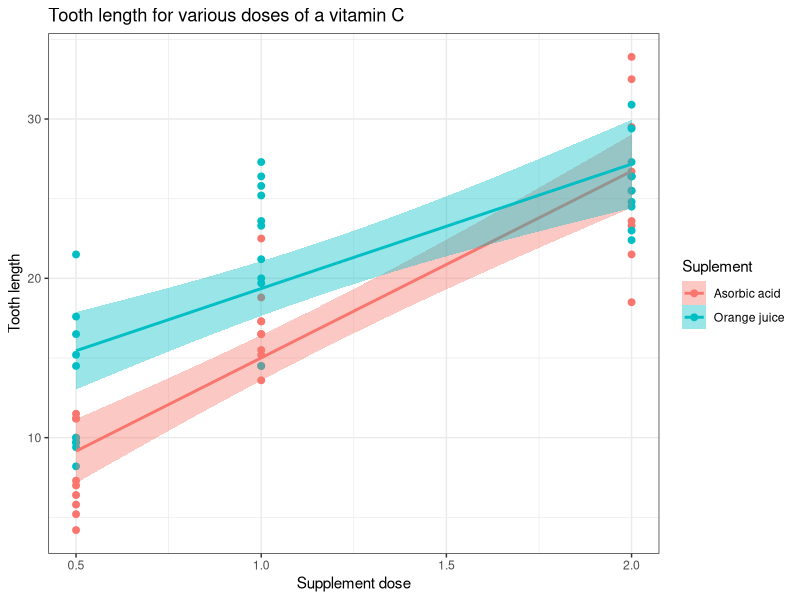
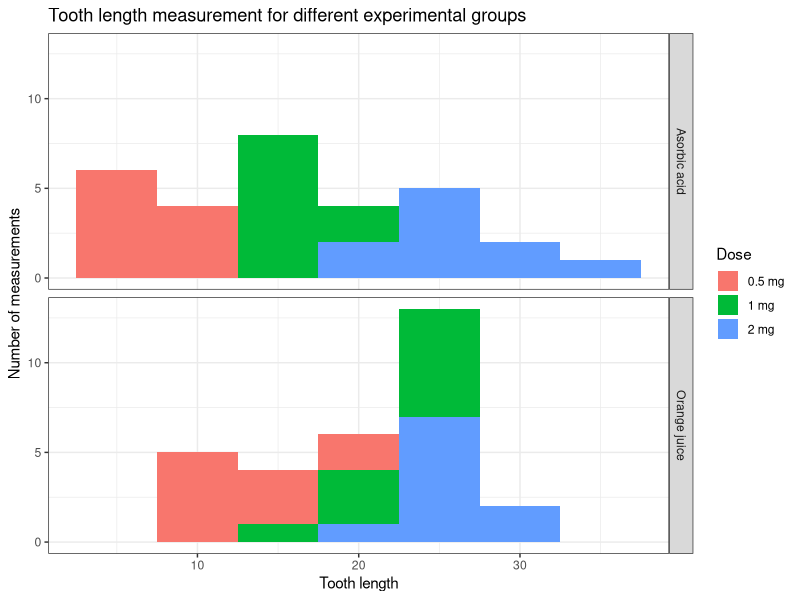
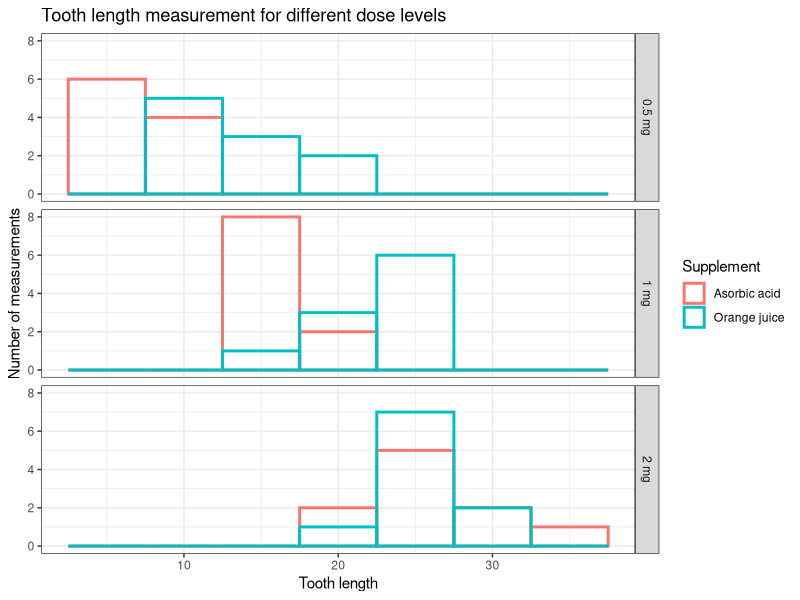

Reproduce these figures in R, in order.
## ---- chunk 1
# Set the output options for large and small numbers                             
options(scipen = 5, digits = 2)                                                                                                                                                                                                           
## ---- chunk 2
library(ggplot2)
library(datasets)
library(dplyr)
library(xtable)
## ---- chunk 3
data(ToothGrowth)
## ---- chunk 4
# mutate the data frame with labels for printing and filtering the dataset
supp.names <- c('OJ'='Orange juice', 'VC'='Asorbic acid')
ToothGrowth <- mutate(ToothGrowth, supp.label=as.factor(supp.names[supp]),
                      dose.label=as.factor(paste(as.character(dose), 'mg')))
## ---- chunk 5
ggplot(ToothGrowth, aes(x=dose, y=len)) +
  geom_point(aes(color=supp.label), size=2) + theme_bw() +
  stat_smooth(method=lm, aes(color=supp.label, fill=supp.label)) +
  labs(x='Supplement dose', y='Tooth length', fill='Suplement',
       color='Suplement', title='Tooth length for various doses of a vitamin C')
## ---- chunk 6
ggplot(ToothGrowth, aes(x=len)) +
  geom_histogram(aes(fill=dose.label), binwidth=5, size=1) + theme_bw() +
  facet_grid(supp.label~.) +
  labs(x='Tooth length', y='Number of measurements', fill='Dose',
       title='Tooth length measurement for different experimental groups')
## ---- chunk 7
ggplot(ToothGrowth, aes(x=len)) +
  geom_histogram(aes(color=supp.label), binwidth=5, size=1, position='identity',
                 fill='transparent') +
  theme_bw() + facet_grid(dose.label~.) +
  labs(x='Tooth length', y='Number of measurements', color='Supplement',
       title='Tooth length measurement for different dose levels')
## ---- chunk 8
DoOjVsVcTTest <- function(the.data) {
  # separate the OJ and asorbic acid samples. perform a t-test on the lengths
  t.test(filter(the.data, supp == 'OJ') %>% select(len),
         filter(the.data, supp == 'VC') %>% select(len), paired=FALSE)
}
oj.vs.vc.total <- DoOjVsVcTTest(ToothGrowth)
## ---- chunk 9
oj.vs.vc.by.dose <- lapply(levels(ToothGrowth$dose.label),
                           FUN=function(x) {
                             DoOjVsVcTTest(filter(ToothGrowth, dose.label == x))
                             }
                           )
obj.vs.vc.by.dose.lower <- vapply(oj.vs.vc.by.dose, FUN.VALUE=1,
                                  FUN=function(test) {test$conf.int[1]})
obj.vs.vc.by.dose.upper <- vapply(oj.vs.vc.by.dose, FUN.VALUE=1,
                                  FUN=function(test) {test$conf.int[2]})
obj.vs.vc.by.dose.p.value <- vapply(oj.vs.vc.by.dose, FUN.VALUE=1,
                                    FUN=function(test) {test$p.value})

print(xtable(data.frame(Dose=levels(ToothGrowth$dose.label),
                        'Lower bound'=obj.vs.vc.by.dose.lower,
                        'Upper bound'=obj.vs.vc.by.dose.upper,
                        'p-value'=obj.vs.vc.by.dose.p.value)),
      type='html',
      comment=FALSE, include.rownames=FALSE)
